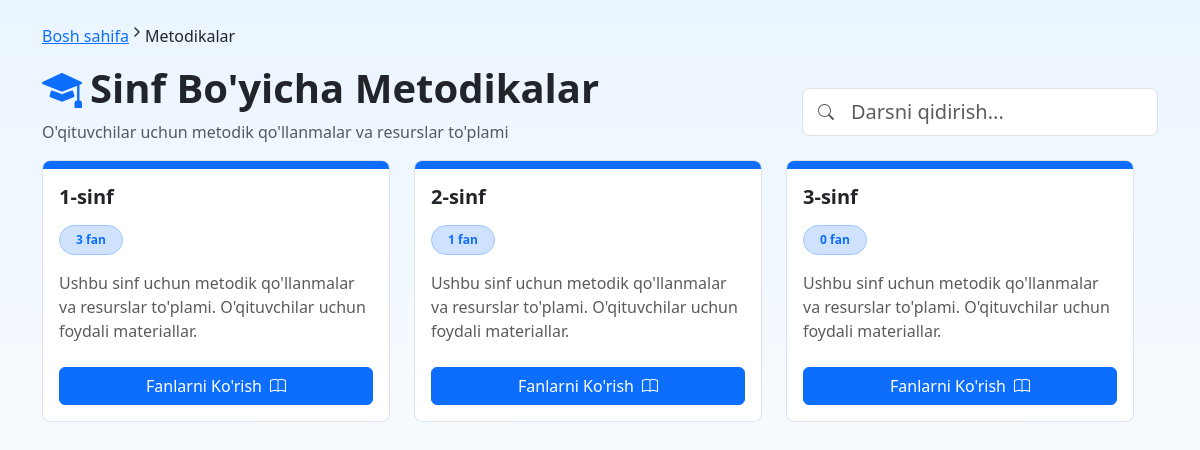
Page /metodikalar/ (signed in) on the committed database.
### maktab/models.py (models this page shows, shortened)
class Grade(models.Model):
    name = models.CharField(max_length=50, verbose_name="Sinf nomi")  # Masalan, 1-sinf
    description = models.TextField(blank=True, verbose_name="Tavsif")
    class Meta:
        verbose_name = "Sinf"
        verbose_name_plural = "Sinflar"

### maktab/views.py (the view)
# urls.py: path('metodikalar/', views.grade_list, name='metodikalar'),  # Alias for metodikalar
@login_required
def grade_list(request):
    if request.user.role == 'parent':
        messages.error(request, "Kechirasiz, bu bo'lim faqat o'qituvchilar uchun!")
        return redirect('maktab:home')
    grades = Grade.objects.all()
    return render(request, 'school/grade_list.html', {'grades': grades})

### templates/school/grade_list.html (shortened to what this page needs)
{% load static %}
<!DOCTYPE html>
<html lang="uz">
<head>
  <link href="https://cdn.jsdelivr.net/npm/bootstrap@5.3.0/dist/css/bootstrap.min.css" rel="stylesheet">
  <link rel="stylesheet" href="{% static 'css/methodologies/custom.css' %}">
  <link rel="stylesheet" href="https://cdn.jsdelivr.net/npm/bootstrap-icons@1.11.1/font/bootstrap-icons.css">
</head>
<body>
  <div class="metodika-bg min-vh-100 py-4">
    <div class="container">
      <div class="mb-4">
        <div class="breadcrumb">
          <a href="{% url 'maktab:home' %}" class="breadcrumb-link">Bosh sahifa</a>
          <svg class="breadcrumb-icon" xmlns="http://www.w3.org/2000/svg" width="16" height="16" viewBox="0 0 24 24" fill="none" stroke="currentColor" stroke-width="2" stroke-linecap="round" stroke-linejoin="round"><polyline points="9 18 15 12 9 6"></polyline></svg>
          <span class="breadcrumb-current">Metodikalar</span>
        </div>
        <div class="row align-items-center mb-3">
            <div class="col-md-8">
                <h1 class="display-6 fw-bold d-flex align-items-center">
                    <i class="bi bi-mortarboard-fill text-primary me-2"></i>
                    Sinf Bo'yicha Metodikalar
                </h1>
                <p class="text-muted">O'qituvchilar uchun metodik qo'llanmalar va resurslar to'plami</p>
            </div>
            <div class="col-md-4">
                <div class="position-relative">
                    <i class="bi bi-search position-absolute top-50 start-0 translate-middle-y ms-3 text-muted"></i>
                    <input type="text" class="form-control form-control-lg ps-5" id="gradeSearch" placeholder="Darsni qidirish...">
                </div>
            </div>
        </div>
      </div>
      <div class="row g-4">
        <div class="row">
          {% if grades %}
            {% for grade in grades %}
              <div class="col-md-6 col-lg-4">
                <div class="card h-100 border metodika-card">
                  <div class="card-accent bg-primary"></div>
                  <div class="card-body">
                    <h5 class="card-title fw-bold mb-3">{{ grade.name }}</h5>
                    <div class="mb-3">
                      <span class="badge bg-primary-subtle text-primary border border-primary-subtle px-3 py-2 rounded-pill">{{ grade.subjects.count }} fan</span>
                    </div>
                    <p class="card-text text-muted">Ushbu sinf uchun metodik qo'llanmalar va resurslar to'plami. O'qituvchilar uchun foydali materiallar.</p>
                  </div>
                  <div class="card-footer bg-transparent border-0 pb-3">
                    <a href="{% url 'maktab:subject_list' grade.id %}" class="btn btn-primary w-100 d-flex align-items-center justify-content-center">
                      <span>Fanlarni Ko'rish</span>
                      <i class="bi bi-book ms-2 btn-icon"></i>
                    </a>
                  </div>
                </div>
              </div>
            {% endfor %}
          {% endif %}
        </div>
      </div>
    </div>
  </div>
</body>
</html>

### static/css/methodologies/custom.css (style rules this page uses)
.metodika-bg { background: linear-gradient(to bottom, #ebf5ff, #ffffff); }
.metodika-card { transition: all 0.3s ease; overflow: hidden; border-radius: 0.5rem; }
.card-accent { height: 0.5rem; width: 100%; }
.btn-icon { transition: transform 0.2s ease; }

### rows in the picture
Grade: name "1-sinf", subjects.count "3"
Grade: name "2-sinf", subjects.count "1"
Grade: name "3-sinf", subjects.count "0"
